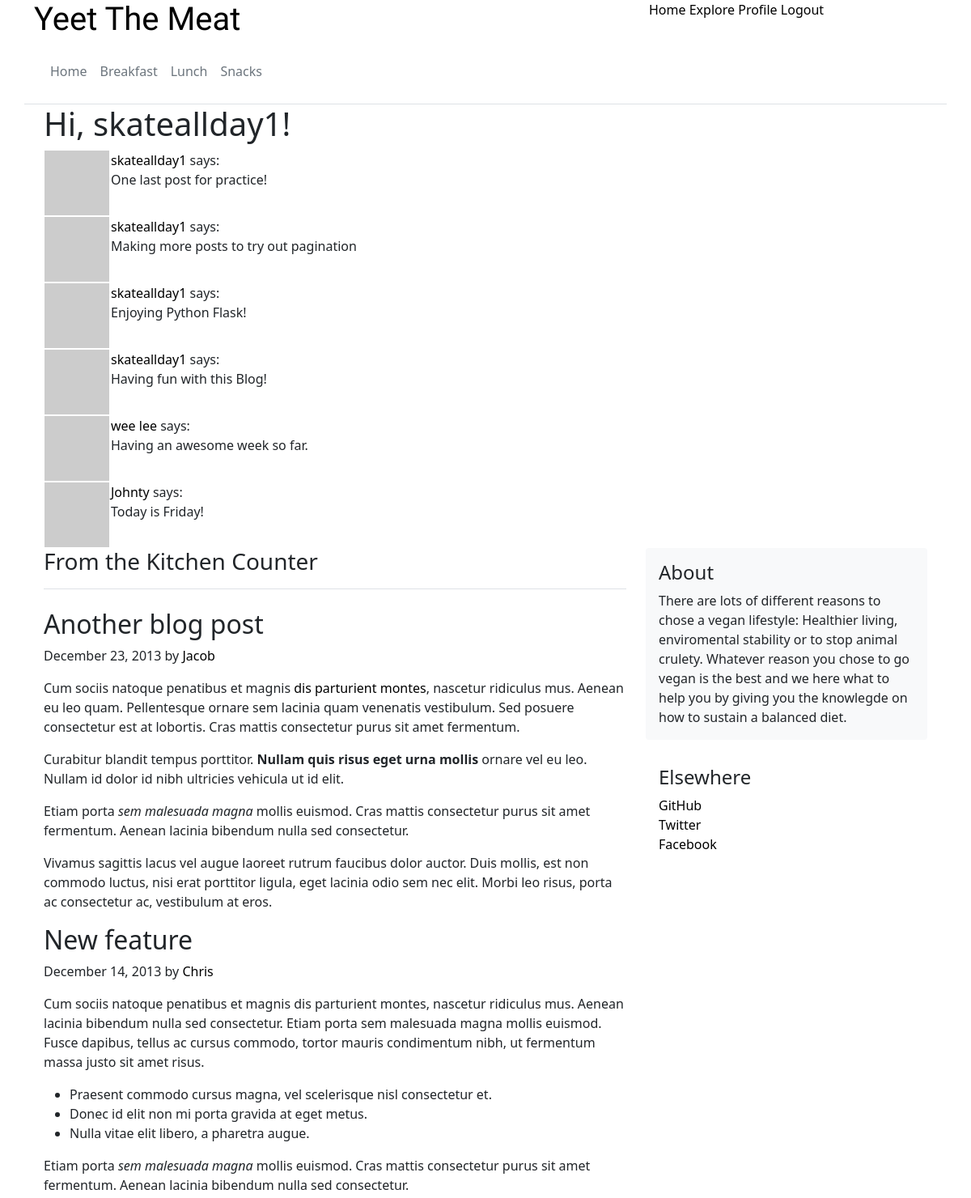
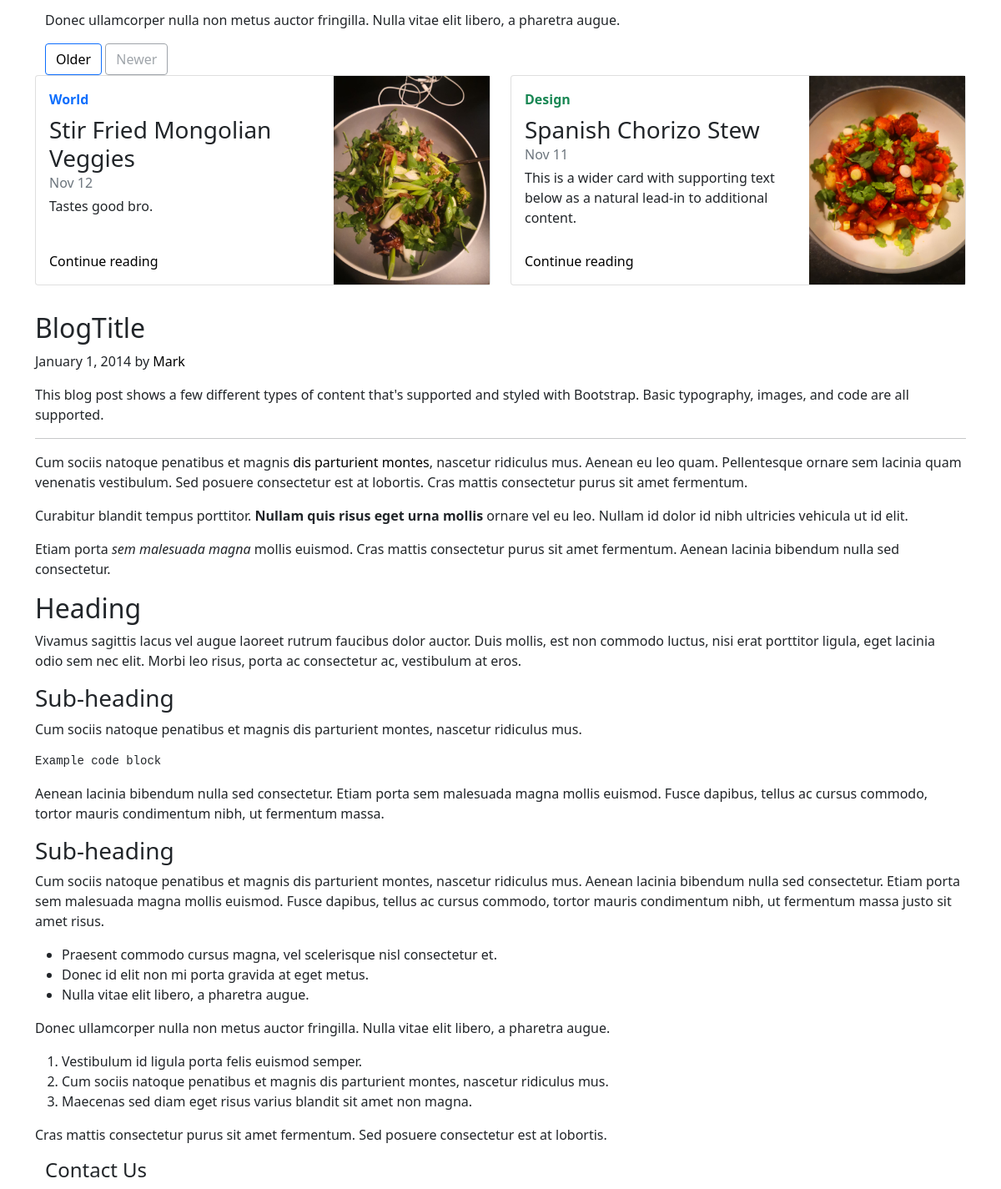
Page /explore (signed in) on the committed database (2 pictures, top to bottom).
### app/models.py (models this page shows, shortened)
class User(UserMixin, db.Model):
    id = db.Column(db.Integer, primary_key=True)
    username = db.Column(db.String(64), index=True, unique=True)
    email = db.Column(db.String(120), index=True, unique=True)
    password_hash = db.Column(db.String(128))
    posts = db.relationship('Post', backref='author', lazy='dynamic')
    about_me = db.Column(db.String(140))
    last_seen = db.Column(db.DateTime, default=datetime.utcnow)
    followed = db.relationship(
        'User', secondary=followers,
        primaryjoin=(followers.c.follower_id == id),
        secondaryjoin=(followers.c.followed_id == id),
        backref=db.backref('followers', lazy='dynamic'), lazy='dynamic')
    def avatar(self, size):
        digest = md5(self.email.lower().encode('utf-8')).hexdigest()
        return 'https://www.gravatar.com/avatar/{}?d=identicon&s={}'.format(
            digest, size)

class Post(db.Model):
    id = db.Column(db.Integer, primary_key=True)
    body = db.Column(db.String(140))
    timestamp = db.Column(db.DateTime, index=True, default=datetime.utcnow)
    user_id = db.Column(db.Integer, db.ForeignKey('user.id'))

### app/routes.py (the view)
@app.route('/explore')
@login_required
def explore():
        page = request.args.get('page', 1, type=int)
        posts = Post.query.order_by(Post.timestamp.desc()).paginate(
                page, app.config['POST_PER_PAGE'], False)
        next_url = url_for('explore', page=posts.next_num) \
                if posts.has_next else None
        prev_url = url_for('explore', page=posts.prev_num) \
                if posts.has_prev else None
        return render_template('index.html', title='Explore', posts=posts.items,
                                next_url=next_url, prev_url=prev_url)

### app/models.py (called while the page is built)
@login.user_loader
def load_user(id):
    return User.query.get(int(id))

### app/routes.py (called while the page is built)
@app.before_request
def before_request():
        if current_user.is_authenticated:
                current_user.last_seen = datetime.utcnow()
                db.session.commit()

### app/templates/index.html (shortened to what this page needs)
{% extends "template.html" %}
{% block content %}
    <main role="main" class="container">
      <div class="row">
        <div class="col-lg-8">
            <h1>Hi, {{ current_user.username }}!</h1>
          {% for post in posts %}
            {% include '_post.html' %}
          {% endfor %}
        </div>
      </div>
      <div class="row">
        <div class="col-md-8 blog-main">
          <h3 class="pb-3 mb-4 font-italic border-bottom">
            From the Kitchen Counter
          </h3>
          <div class="blog-post">
            <h2 class="blog-post-title">Another blog post</h2>
            <p class="blog-post-meta">December 23, 2013 by <a href="#">Jacob</a></p>
            <p>Cum sociis natoque penatibus et magnis <a href="#">dis parturient montes</a>, nascetur ridiculus mus. Aenean eu leo quam. Pellentesque ornare sem lacinia quam venenatis vestibulum. Sed posuere consectetur est at lobortis. Cras mattis consectetur purus sit amet fermentum.</p>
            <blockquote>
              <p>Curabitur blandit tempus porttitor. <strong>Nullam quis risus eget urna mollis</strong> ornare vel eu leo. Nullam id dolor id nibh ultricies vehicula ut id elit.</p>
            </blockquote>
            <p>Etiam porta <em>sem malesuada magna</em> mollis euismod. Cras mattis consectetur purus sit amet fermentum. Aenean lacinia bibendum nulla sed consectetur.</p>
            <p>Vivamus sagittis lacus vel augue laoreet rutrum faucibus dolor auctor. Duis mollis, est non commodo luctus, nisi erat porttitor ligula, eget lacinia odio sem nec elit. Morbi leo risus, porta ac consectetur ac, vestibulum at eros.</p>
          </div>
          <div class="blog-post">
            <h2 class="blog-post-title">New feature</h2>
            <p class="blog-post-meta">December 14, 2013 by <a href="#">Chris</a></p>
            <p>Cum sociis natoque penatibus et magnis dis parturient montes, nascetur ridiculus mus. Aenean lacinia bibendum nulla sed consectetur. Etiam porta sem malesuada magna mollis euismod. Fusce dapibus, tellus ac cursus commodo, tortor mauris condimentum nibh, ut fermentum massa justo sit amet risus.</p>
            <ul>
              <li>Praesent commodo cursus magna, vel scelerisque nisl consectetur et.</li>
              <li>Donec id elit non mi porta gravida at eget metus.</li>
              <li>Nulla vitae elit libero, a pharetra augue.</li>
            </ul>
            <p>Etiam porta <em>sem malesuada magna</em> mollis euismod. Cras mattis consectetur purus sit amet fermentum. Aenean lacinia bibendum nulla sed consectetur.</p>
            <p>Donec ullamcorper nulla non metus auctor fringilla. Nulla vitae elit libero, a pharetra augue.</p>
          </div>
          <nav class="blog-pagination">
            <a class="btn btn-outline-primary" href="#">Older</a>
            <a class="btn btn-outline-secondary disabled" href="#">Newer</a>
          </nav>
        </div>
        <aside class="col-md-4 blog-sidebar">
          <div class="p-3 mb-3 bg-light rounded">
            <h4 class="font-italic">About</h4>
            <p class="mb-0">There are lots of different reasons to chose a vegan lifestyle:  Healthier living, enviromental stability or to stop animal crulety. Whatever reason you chose to go vegan is the best and we here what to help you by giving you the knowlegde on how to sustain a balanced diet.</p>
          </div>
          <div class="p-3">
            <h4 class="font-italic">Elsewhere</h4>
            <ol class="list-unstyled">
              <li><a href="#">GitHub</a></li>
              <li><a href="#">Twitter</a></li>
              <li><a href="#">Facebook</a></li>
            </ol>
          </div>
        </aside>
      </div>
    </main>
{% endblock %}

### app/templates/_post.html
<table>
    <tr valign="top">
        <td><img src="{{ post.author.avatar(36) }}"></td>
        <td>
            <a href="{{ url_for('user', username=post.author.username)}}">
                {{ post.author.username }}
            </a>
            says:<br>{{ post.body}}</td>
    </tr>
</table>

### app/static/styles/styles.css (style rules this page uses)
a:link { text-decoration: none; color:black; }

### rows in the picture
User: username "skateallday1"
Post: author.username "skateallday1", body "One last post for practice!"
Post: author.username "skateallday1", body "Making more posts to try out pagination"
Post: author.username "skateallday1", body "Enjoying Python Flask!"
Post: author.username "skateallday1", body "Having fun with this Blog!"
Post: author.username "wee lee", body "Having an awesome week so far."
Post: author.username "Johnty", body "Today is Friday!"
